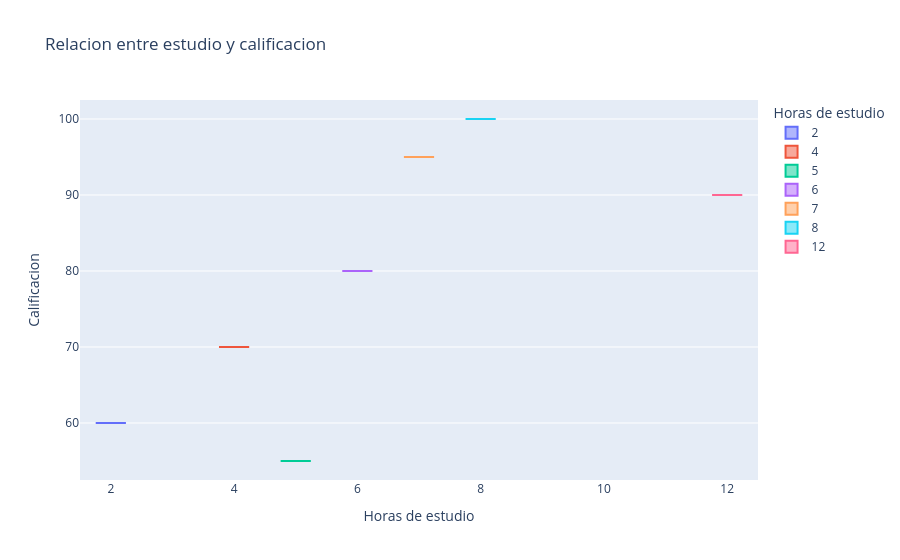

The notebook cell this image was saved under:
### Code cell
#Grafica de barras usando los mismos datos
fig4 = px.box(
    datos,
    x="Horas",
    y="Calificacion",
    title="Relacion entre estudio y calificacion",
    labels={"Horas":"Horas de estudio", "Calificacion":"Calificacion"},
    color="Horas"
    
)

fig4.show()

### Figure 1 — Plotly figure (JSON) as saved in the notebook; plotly's stock layout.template omitted (floating-point values rounded to 4 significant figures)
{"data": [{"alignmentgroup": "True", "hovertemplate": "Horas de estudio=%{x}<br>Calificacion=%{y}<extra></extra>", "legendgroup": "2", "marker": {"color": "#636efa"}, "name": "2", "notched": false, "offsetgroup": "2", "orientation": "v", "showlegend": true, "type": "box", "x": [2], "x0": " ", "xaxis": "x", "y": [60], "y0": " ", "yaxis": "y"}, {"alignmentgroup": "True", "hovertemplate": "Horas de estudio=%{x}<br>Calificacion=%{y}<extra></extra>", "legendgroup": "4", "marker": {"color": "#EF553B"}, "name": "4", "notched": false, "offsetgroup": "4", "orientation": "v", "showlegend": true, "type": "box", "x": [4], "x0": " ", "xaxis": "x", "y": [70], "y0": " ", "yaxis": "y"}, {"alignmentgroup": "True", "hovertemplate": "Horas de estudio=%{x}<br>Calificacion=%{y}<extra></extra>", "legendgroup": "5", "marker": {"color": "#00cc96"}, "name": "5", "notched": false, "offsetgroup": "5", "orientation": "v", "showlegend": true, "type": "box", "x": [5], "x0": " ", "xaxis": "x", "y": [55], "y0": " ", "yaxis": "y"}, {"alignmentgroup": "True", "hovertemplate": "Horas de estudio=%{x}<br>Calificacion=%{y}<extra></extra>", "legendgroup": "6", "marker": {"color": "#ab63fa"}, "name": "6", "notched": false, "offsetgroup": "6", "orientation": "v", "showlegend": true, "type": "box", "x": [6], "x0": " ", "xaxis": "x", "y": [80], "y0": " ", "yaxis": "y"}, {"alignmentgroup": "True", "hovertemplate": "Horas de estudio=%{x}<br>Calificacion=%{y}<extra></extra>", "legendgroup": "7", "marker": {"color": "#FFA15A"}, "name": "7", "notched": false, "offsetgroup": "7", "orientation": "v", "showlegend": true, "type": "box", "x": [7], "x0": " ", "xaxis": "x", "y": [95], "y0": " ", "yaxis": "y"}, {"alignmentgroup": "True", "hovertemplate": "Horas de estudio=%{x}<br>Calificacion=%{y}<extra></extra>", "legendgroup": "8", "marker": {"color": "#19d3f3"}, "name": "8", "notched": false, "offsetgroup": "8", "orientation": "v", "showlegend": true, "type": "box", "x": [8], "x0": " ", "xaxis": "x", "y": [100], "y0": " ", "yaxis": "y"}, {"alignmentgroup": "True", "hovertemplate": "Horas de estudio=%{x}<br>Calificacion=%{y}<extra></extra>", "legendgroup": "12", "marker": {"color": "#FF6692"}, "name": "12", "notched": false, "offsetgroup": "12", "orientation": "v", "showlegend": true, "type": "box", "x": [12], "x0": " ", "xaxis": "x", "y": [90], "y0": " ", "yaxis": "y"}], "layout": {"boxmode": "overlay", "legend": {"title": {"text": "Horas de estudio"}, "tracegroupgap": 0}, "title": {"text": "Relacion entre estudio y calificacion"}, "xaxis": {"anchor": "y", "categoryarray": [2, 4, 5, 6, 7, 8, 12], "categoryorder": "array", "domain": [0, 1], "title": {"text": "Horas de estudio"}}, "yaxis": {"anchor": "x", "domain": [0, 1], "title": {"text": "Calificacion"}}}}
